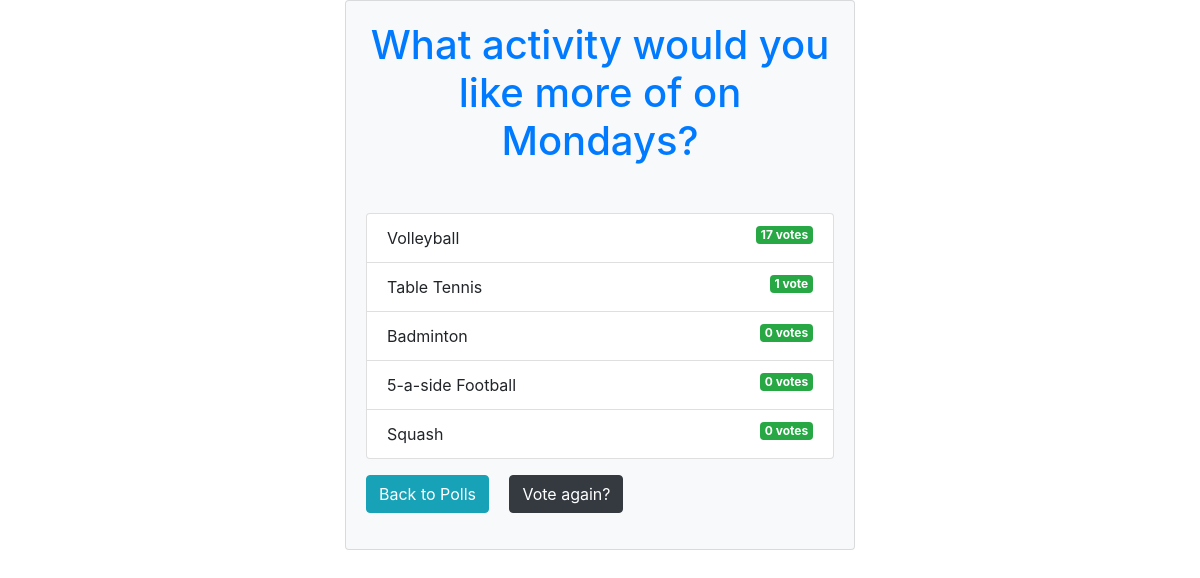
The page /votes/1/results on the database as committed earlier.
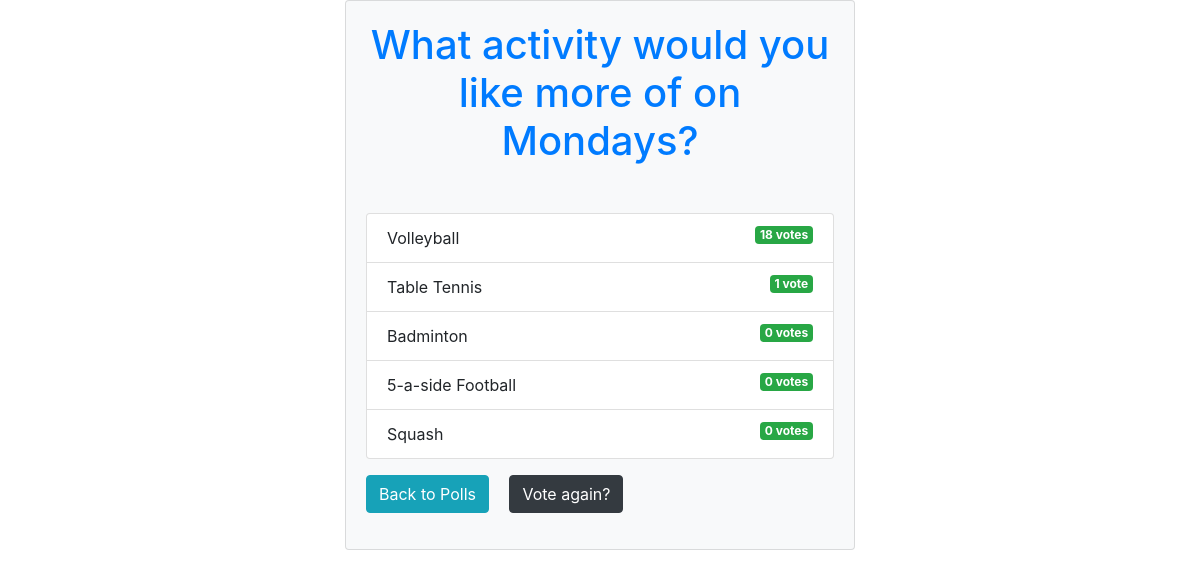
The same page on the database as committed later.
### votes/models.py (models this page shows, shortened)
class Option(models.Model):
    question = models.ForeignKey(Question, on_delete = models.CASCADE) # using question as the foreign key when it's is deleted delete this too
    option_text = models.CharField(max_length = 150)
    votes = models.IntegerField(default = 0)

### votes/views.py (the view)
# urls.py: path('<int:question_id>/results', views.results, name = 'results'),
def results(request, question_id):
    obj = get_object_or_404(Question, pk = question_id)
    context = {'obj': obj}
    return render(request, 'votes/results.html', context)

### templates/votes/results.html
{% extends 'base.html' %} {% block content %}
<div class="container">
 <div class="card bg-light mb-5">
  <div class="card-body">
   <h1 class="card-title text-primary mb-5 text-center">
    {{ obj.question_text }}
   </h1>
   <ul class="list-group mb-3">
    {% for option in obj.option_set.all %}
    <li class="list-group-item">
     {{ option.option_text }}
     <span class="badge badge-success float-right">
      {{ option.votes }} vote{{ option.votes | pluralize }}
     </span>
    </li>
    {% endfor %}
   </ul>
   <div class="mb-3">
    <a href="{% url 'votes:Home' %}" class="btn btn-info mr-3">Back to Polls</a>
    <a href="{% url 'votes:detail' obj.id %}" class="btn btn-dark"
     >Vote again?</a
    >
   </div>
  </div>
 </div>
</div>
{% endblock content %}

Rows that differ between the two databases and show on the page:
changed Option "Volleyball": votes "17" → "18"
